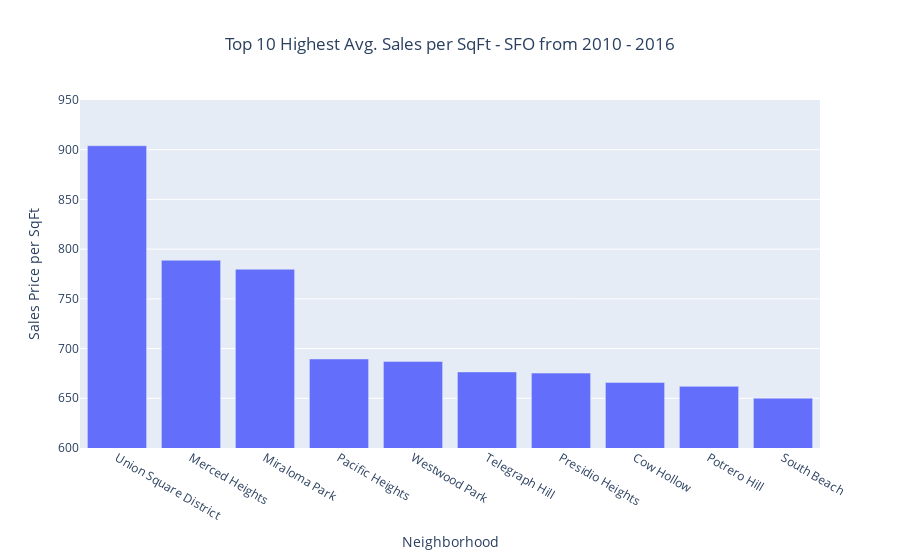

The cell this chart's notebook holds for it:
### Code cell
# Plotting the data from the top 10 expensive neighborhoods
sfo_top_10_sales_barchart = px.bar(sfo_neighborhood_sales_psf, x="neighborhood", y="sale_price_sqr_foot", title="Top 10 Highest Avg. Sales per SqFt - SFO from 2010 - 2016",
          labels={
              "neighborhood": "Neighborhood",
              "sale_price_sqr_foot": "Sales Price per SqFt"
          },
      )

sfo_top_10_sales_barchart.update_yaxes(range=[600, 950])
sfo_top_10_sales_barchart.update_xaxes(tickmode='linear')
sfo_top_10_sales_barchart.update_layout(
                title={
                    'x': 0.5,
                    'xanchor': 'center'
                })

sfo_top_10_sales_barchart.show()

### Figure 1 — Plotly figure (JSON) as saved in the notebook; plotly's stock layout.template omitted (floating-point values rounded to 4 significant figures)
{"data": [{"alignmentgroup": "True", "hovertemplate": "Neighborhood=%{x}<br>Sales Price per SqFt=%{y}<extra></extra>", "legendgroup": "", "marker": {"color": "#636efa"}, "name": "", "offsetgroup": "", "orientation": "v", "showlegend": false, "textposition": "auto", "type": "bar", "x": ["Union Square District", "Merced Heights", "Miraloma Park", "Pacific Heights", "Westwood Park", "Telegraph Hill", "Presidio Heights", "Cow Hollow", "Potrero Hill", "South Beach"], "xaxis": "x", "y": [904.0, 788.8, 779.8, 689.6, 687.1, 676.5, 675.4, 666.0, 662.0, 650.1], "yaxis": "y"}], "layout": {"autosize": true, "barmode": "relative", "legend": {"tracegroupgap": 0}, "title": {"text": "Top 10 Highest Avg. Sales per SqFt - SFO from 2010 - 2016", "x": 0.5, "xanchor": "center"}, "xaxis": {"anchor": "y", "autorange": true, "domain": [0, 1], "range": [-0.5, 9.5], "tickmode": "linear", "title": {"text": "Neighborhood"}, "type": "category"}, "yaxis": {"anchor": "x", "domain": [0, 1], "range": [600, 950], "title": {"text": "Sales Price per SqFt"}, "type": "linear"}}}
